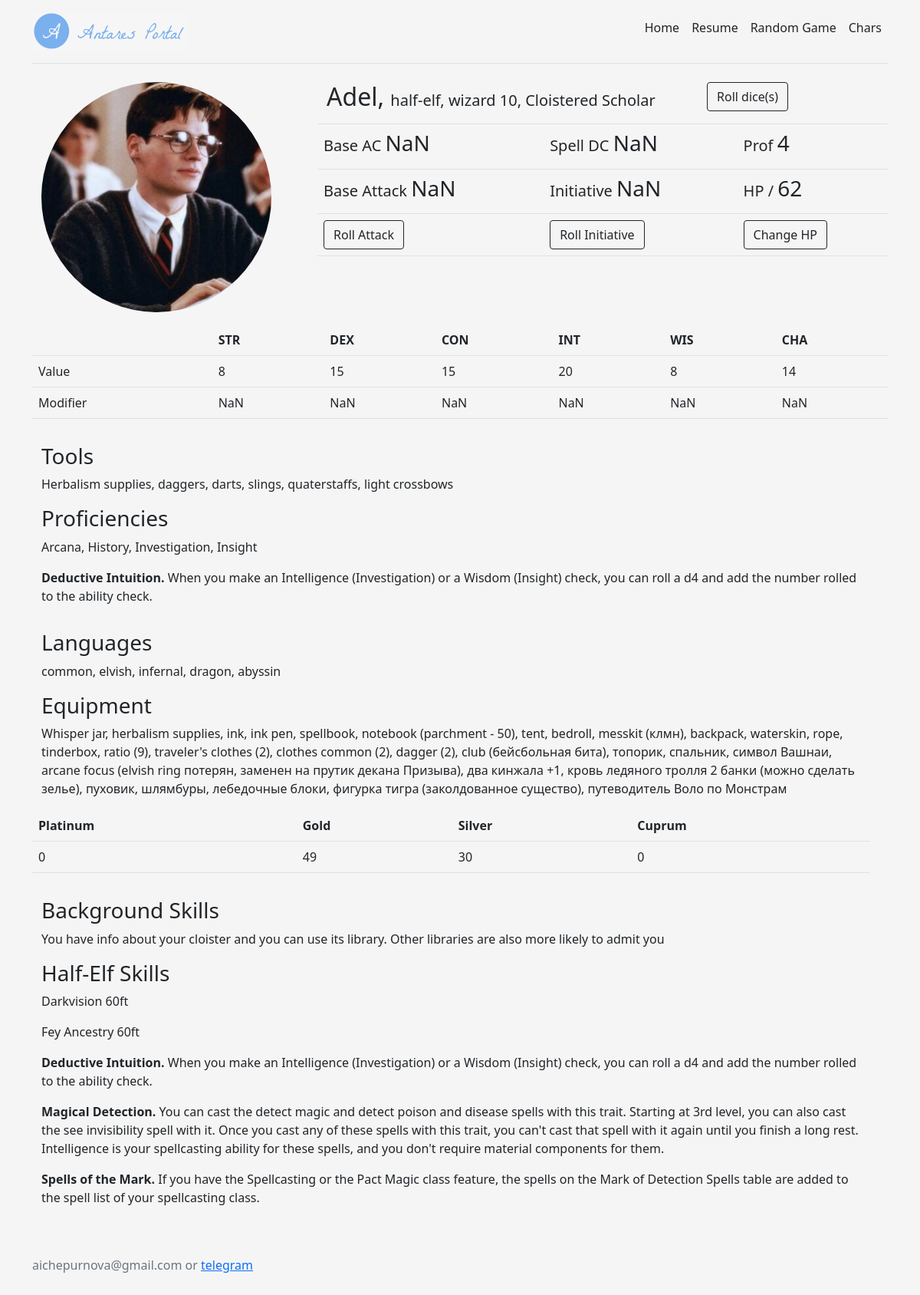
The app's page /character?id=2 with its own data.
### models.py (models this page shows)
class Character(base):
    __tablename__ = 'chars_character'
    id = Column(Integer, primary_key=True)
    name = Column(String(140))
    race = Column(String(140))
    klass = Column(String(140))
    level = Column(Integer)
    backstory = Column(String(140))
    image = Column(String(140))
    stren = Column(Integer)
    dext = Column(Integer)
    consti = Column(Integer)
    inte = Column(Integer)
    wisd = Column(Integer)
    charis = Column(Integer)
    maxhp = Column(Integer)
    Proficiency = Column(Integer)
    tools = Column(String(1000))
    Proficiencies = Column(String(1000))
    languages = Column(String(140))
    skills = Column(String(1000))
    Equipment = Column(String(1000))
    gold = Column(Integer)
    silver = Column(Integer)
    cuprum = Column(Integer)
    platinum = Column(Integer)
    @classmethod
    def get_details(cls, char_id):
        query = dwh_session.query(cls).filter(cls.id == char_id)
        conn = dwh_db.connect()
        df = pd.read_sql(query.statement, conn)
        conn.close()
        return df

### views.py (the view)
@app.route('/character')
def character():
    char_id = request.args.get('id', type=str)
    details = Character.get_details(char_id)
    return render_template('chars_single.html', details=details)

### templates/chars_single.html (shortened to what this page needs)
{% extends "header.html" %}
{% block content %}
<div class="container">
    <div class="row my-3">
        <div class="col-md-4">
            <img class="img-fluid rounded-circle" width="300"
            src="{{url_for('send_file', filename='media/uploads/chars/'+details.image[0])}}"/>
        </div>
        <div class="col-md-8">
            <div class="row">
                <div class="col-sm-8">
                    <text class="h2">{{details.name[0]}}, </text>
                    <text class="h5">{{details.race[0]}}, {{details.klass[0]}} {{details.level[0]}}, {{details.backstory[0]}} </text>
                </div>
                <div class="col-sm-4">
                    <button type="button" class="btnRollDice btn btn-outline-dark">Roll dice(s)</button>
                </div>
            </div>
            <div class="row">
                <table class="table table-responsive-sm">
                    <tr>
                        <td></td>
                        <td></td>
                        <td></td>
                    </tr>
                    <tr>
                        <td><p class="h5">Base AC <text class="h3 armor"></text></p></td>
                        <td><p class="h5">Spell DC <text class="h3 SpellDC"></text></p></td>
                        <td><p class="h5">Prof <text class="h3 Prof">{{details.Proficiency[0]}}</text></p></td>
                    </tr>
                    <tr>
                        <td><p class="h5">Base Attack <text class="h3 Attack"></text></p></td>
                        <td><p class="h5">Initiative <text class="h3 Initiative"></text></p></td>
                        <td><p class="h5">HP <text class="h3 curHP"></text> / <text class="h3 maxHP">{{details.maxhp[0]}}</text></p></td>
                    </tr>
                    <tr>
                        <td><button type="button" class="rollAttack btn btn-outline-dark">Roll Attack</button></td>
                        <td><button type="button" class="rollInitSubmit btn btn-outline-dark">Roll Initiative</button></td>
                        <td><button type="button" class="HPchange btn btn-outline-dark">Change HP</button></td>
                    </tr>
                </table>
            </div>
        </div>
    </div>
    <div class="row my-3">
        <table class="table">
            <tr>
             <th></th><th>STR</th><th>DEX</th><th>CON</th><th>INT</th><th>WIS</th><th>CHA</th>
            </tr>
            <tr>
                <td>Value</td>
                <td class="score stren">{{details.stren[0]}}</td>
                <td class="score dext">{{details.dext[0]}}</td>
                <td class="score consti">{{details.consti[0]}}</td>
                <td class="score inte">{{details.inte[0]}}</td>
                <td class="score wisd">{{details.wisd[0]}}</td>
                <td class="score charis">{{details.charis[0]}}</td>
            </tr>
            <tr>
                <td>Modifier</td>
                <td class="modif stren"></td><td class="modif dext"></td><td class="modif consti"></td>
                <td class="modif inte"></td><td class="modif wisd"></td><td class="modif charis"></td>
            </tr>
           </table>
    </div>
    <div class="row my-3">
        <div class="row">
            <p class="h3">Tools</p>
            <p>{{details.tools[0]}}</p>
        </div>
        <div class="row">
            <p class="h3">Proficiencies</p>
            <p>{{details.Proficiencies[0]|safe}}</p>
        </div>
        <div class="row">
            <p class="h3">Languages</p>
            <p>{{details.languages[0]}}</p>
        </div>
        <div class="row">
            <p class="h3">Equipment</p>
            <p>{{details.Equipment[0]}}</p>
        </div>
        <div class="row">
            <table class="table">
                <tr>
                    <th>Platinum</th>
                    <th>Gold</th>
                    <th>Silver</th>
                    <th>Cuprum</th>
                </tr>
                <tr>
                    <td>{{details.platinum[0]}}</td>
                    <td>{{details.gold[0]}}</td>
                    <td>{{details.silver[0]}}</td>
                    <td>{{details.cuprum[0]}}</td>
                </tr>
            </table>
        </div>
        <div class="row">
            <p>{{details.skills[0]|safe}}</p>
        </div>
    </div>
    </div>
{% endblock %}

### templates/header.html (style rules this page uses)
html, body { height:100% }

### records on screen
Character: image (picture), name "Adel", race "half-elf", klass "wizard", backstory "Cloistered Scholar", tools "Herbalism supplies, daggers, darts, slings, quaterstaffs, light crossbows", Proficiencies "Arcana, History, Investigation, Insight Deductive Intuition. When you make an Intelligence (Investigation) or a Wisdom (Insight) check, you can roll a d4 and add the number rolled to the ability check.", languages "common, elvish, infernal, dragon, abyssin", Equipment "Whisper jar, herbalism supplies, ink, ink pen, spellbook, notebook (parchment - 50), tent, bedroll, messkit (клмн), backpack, waterskin, rope, tinderbox, ratio (9), traveler's clothes (2), clothes common (2), dagger (2), club (бейсбольная бита), топорик, спальник, символ Вашнаи, arcane focus (elvish ring потерян, заменен на прутик декана Призыва), два кинжала +1, кровь ледяного тролля 2 банки (можно сделать зелье), пуховик, шлямбуры, лебедочные блоки, фигурка тигра (заколдованное существо), путеводитель Воло по Монстрам", skills "Background Skills You have info about your cloister and you can use its library. Other libraries are also more likely to admit you Half-Elf Skills Darkvision 60ft Fey Ancestry 60ft Deductive Intuition. When you make an Intelligence (Investigation) or a Wisdom (Insight) check, you can roll a d4 and add the number rolled to the ability check. Magical Detection. You can cast the detect magic and detect poison and disease spells with this trait. Starting at 3rd level, you can also cast the see invisibility spell with it. Once you cast any of these spells with this trait, you can't cast that spell with it again until you finish a long rest. Intelligence is your spellcasting ability for these…"

### other values on screen
{{ details.level[0] }} "10"
{{ details.Proficiency[0] }} "4"
{{ details.maxhp[0] }} "62"
{{ details.stren[0] }} "8"
{{ details.dext[0] }} "15"
{{ details.consti[0] }} "15"
{{ details.inte[0] }} "20"
{{ details.wisd[0] }} "8"
{{ details.charis[0] }} "14"
{{ details.platinum[0] }} "0"
{{ details.gold[0] }} "49"
{{ details.silver[0] }} "30"
{{ details.cuprum[0] }} "0"
